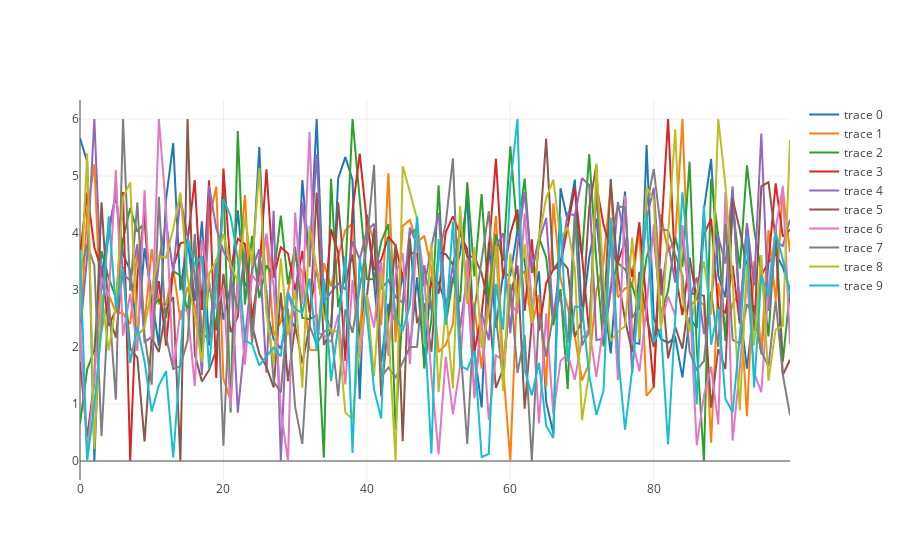

This figure's notebook cell:
### Code cell
data1 = arima_seed_signal_generation(10, 100, 0, 6)
init_notebook_mode(connected=True)
plot_data = [{"x": np.arange(100), "y": data1[i,:]} for i in np.arange(data1.shape[0])]
iplot(plot_data)
